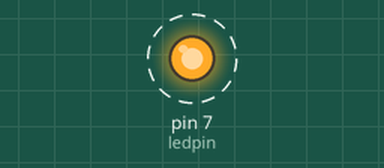
Bench run of a sketch on a simulated Arduino Uno, built with avr-gcc and run on an emulated ATmega328P. Shown: output pins drawn as LEDs (lit = HIGH). Dashed ring = blinking.

Above: at 0.5 s.
Timing chart, 0 to 4.6 s (numbered marks = the images above):
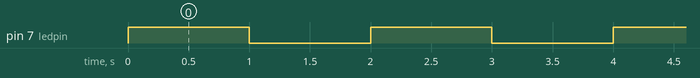

Measured:
- by itself, pin 7 (ledpin): alternates HIGH for 1.0 s and LOW for 1.0 s

The sketch:

LEDBLINK.ino
```cpp
#define ledpin 7
#define delaytime 1000
void setup() {
  // put your setup code here, to run once:
 pinMode(ledpin,OUTPUT);
}

void loop() {
  digitalWrite(ledpin,HIGH);
  delay(delaytime);
  digitalWrite(ledpin,LOW);
  delay(delaytime);
  // put your main code here, to run repeatedly:

}
```
